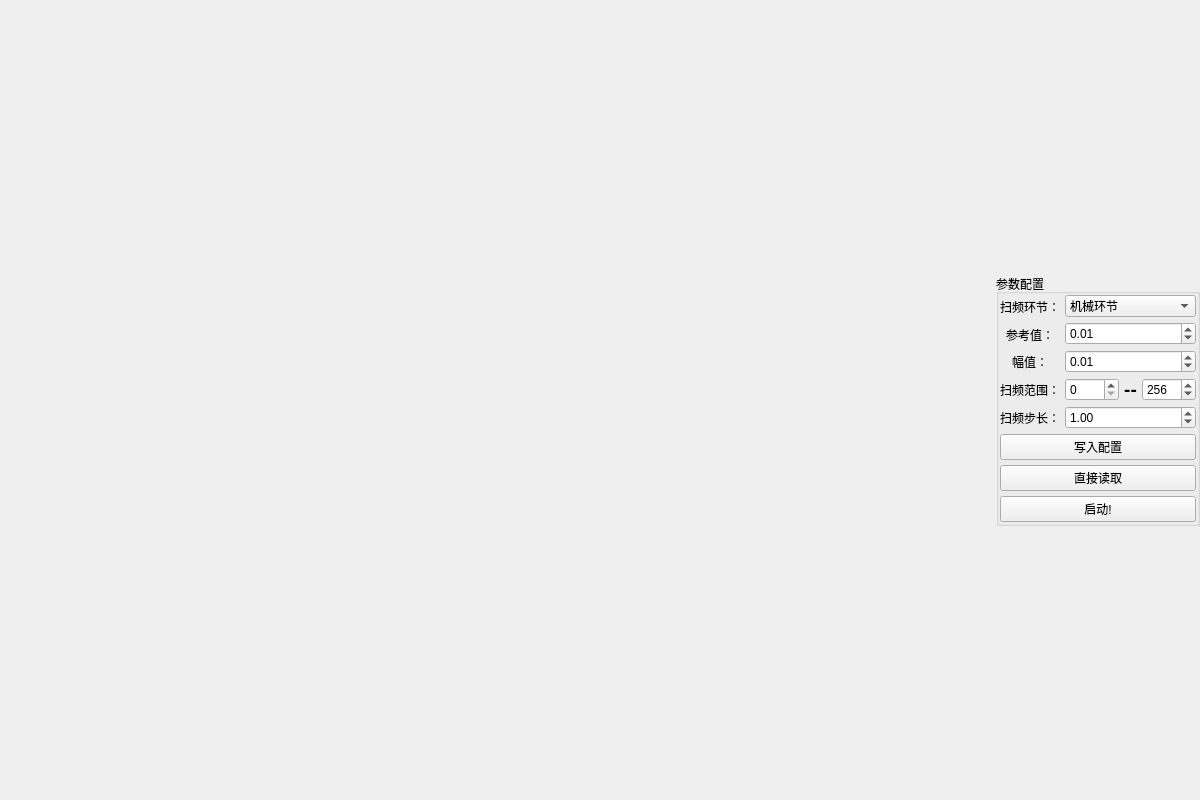
<?xml version="1.0" encoding="UTF-8"?>
<ui version="4.0">
 <class>FRT</class>
 <widget class="QMainWindow" name="FRT">
  <property name="geometry">
   <rect>
    <x>0</x>
    <y>0</y>
    <width>1200</width>
    <height>800</height>
   </rect>
  </property>
  <property name="windowTitle">
   <string>频率响应测试</string>
  </property>
  <property name="windowIcon">
   <iconset resource="../../icon.qrc">
    <normaloff>:/icon/res/icon/scan.png</normaloff>:/icon/res/icon/scan.png</iconset>
  </property>
  <widget class="QWidget" name="centralwidget">
   <layout class="QHBoxLayout" name="horizontalLayout_3">
    <property name="spacing">
     <number>3</number>
    </property>
    <property name="leftMargin">
     <number>0</number>
    </property>
    <property name="topMargin">
     <number>0</number>
    </property>
    <property name="rightMargin">
     <number>0</number>
    </property>
    <property name="bottomMargin">
     <number>0</number>
    </property>
    <item>
     <widget class="AmAndPhGraph" name="bode" native="true"/>
    </item>
    <item>
     <widget class="QGroupBox" name="configGroupBox">
      <property name="sizePolicy">
       <sizepolicy hsizetype="Maximum" vsizetype="Maximum">
        <horstretch>0</horstretch>
        <verstretch>0</verstretch>
       </sizepolicy>
      </property>
      <property name="title">
       <string>参数配置</string>
      </property>
      <layout class="QVBoxLayout" name="verticalLayout_4">
       <property name="spacing">
        <number>5</number>
       </property>
       <property name="leftMargin">
        <number>1</number>
       </property>
       <property name="topMargin">
        <number>1</number>
       </property>
       <property name="rightMargin">
        <number>1</number>
       </property>
       <property name="bottomMargin">
        <number>1</number>
       </property>
       <item>
        <layout class="QHBoxLayout" name="horizontalLayout_2">
         <item>
          <layout class="QVBoxLayout" name="verticalLayout_3">
           <item>
            <widget class="QLabel" name="runModeLbl">
             <property name="text">
              <string>扫频环节：</string>
             </property>
             <property name="alignment">
              <set>Qt::AlignCenter</set>
             </property>
            </widget>
           </item>
           <item>
            <widget class="QLabel" name="refLbl">
             <property name="text">
              <string>参考值：</string>
             </property>
             <property name="alignment">
              <set>Qt::AlignCenter</set>
             </property>
            </widget>
           </item>
           <item>
            <widget class="QLabel" name="amLbl">
             <property name="text">
              <string>幅值：</string>
             </property>
             <property name="alignment">
              <set>Qt::AlignCenter</set>
             </property>
            </widget>
           </item>
           <item>
            <widget class="QLabel" name="freqRangeLbl">
             <property name="text">
              <string>扫频范围：</string>
             </property>
             <property name="alignment">
              <set>Qt::AlignCenter</set>
             </property>
            </widget>
           </item>
           <item>
            <widget class="QLabel" name="StepLbl">
             <property name="text">
              <string>扫频步长：</string>
             </property>
             <property name="alignment">
              <set>Qt::AlignCenter</set>
             </property>
            </widget>
           </item>
          </layout>
         </item>
         <item>
          <layout class="QVBoxLayout" name="verticalLayout_2">
           <item>
            <widget class="QComboBox" name="sectionComboBox">
             <property name="maxCount">
              <number>2</number>
             </property>
             <item>
              <property name="text">
               <string>机械环节</string>
              </property>
             </item>
             <item>
              <property name="text">
               <string>电磁环节</string>
              </property>
             </item>
            </widget>
           </item>
           <item>
            <widget class="QDoubleSpinBox" name="refDoubleSpinBox">
             <property name="value">
              <double>0.010000000000000</double>
             </property>
            </widget>
           </item>
           <item>
            <widget class="QDoubleSpinBox" name="amDoubleSpinBox">
             <property name="value">
              <double>0.010000000000000</double>
             </property>
            </widget>
           </item>
           <item>
            <layout class="QHBoxLayout" name="horizontalLayout">
             <item>
              <widget class="QSpinBox" name="freqRangeMinSpinBox">
               <property name="maximum">
                <number>1000</number>
               </property>
              </widget>
             </item>
             <item>
              <widget class="QLabel" name="label">
               <property name="sizePolicy">
                <sizepolicy hsizetype="Maximum" vsizetype="Preferred">
                 <horstretch>0</horstretch>
                 <verstretch>0</verstretch>
                </sizepolicy>
               </property>
               <property name="font">
                <font>
                 <pointsize>14</pointsize>
                 <weight>75</weight>
                 <bold>true</bold>
                </font>
               </property>
               <property name="text">
                <string>--</string>
               </property>
               <property name="alignment">
                <set>Qt::AlignCenter</set>
               </property>
              </widget>
             </item>
             <item>
              <widget class="QSpinBox" name="freqRangeMaxSpinBox">
               <property name="maximum">
                <number>1000</number>
               </property>
               <property name="value">
                <number>256</number>
               </property>
              </widget>
             </item>
            </layout>
           </item>
           <item>
            <widget class="QDoubleSpinBox" name="stepDoubleSpinBox">
             <property name="value">
              <double>1.000000000000000</double>
             </property>
            </widget>
           </item>
          </layout>
         </item>
        </layout>
       </item>
       <item>
        <layout class="QVBoxLayout" name="verticalLayout">
         <item>
          <widget class="QPushButton" name="writeButton">
           <property name="text">
            <string>写入配置</string>
           </property>
           <property name="icon">
            <iconset resource="../../icon.qrc">
             <normaloff>:/icon/res/icon/write.png</normaloff>:/icon/res/icon/write.png</iconset>
           </property>
          </widget>
         </item>
         <item>
          <widget class="QPushButton" name="readButton">
           <property name="text">
            <string>直接读取</string>
           </property>
           <property name="icon">
            <iconset resource="../../icon.qrc">
             <normaloff>:/icon/res/icon/readData.png</normaloff>:/icon/res/icon/readData.png</iconset>
           </property>
          </widget>
         </item>
         <item>
          <widget class="QPushButton" name="startButton">
           <property name="text">
            <string>启动!</string>
           </property>
           <property name="icon">
            <iconset resource="../../icon.qrc">
             <normaloff>:/icon/res/icon/start.png</normaloff>:/icon/res/icon/start.png</iconset>
           </property>
          </widget>
         </item>
        </layout>
       </item>
      </layout>
     </widget>
    </item>
   </layout>
  </widget>
 </widget>
 <customwidgets>
  <customwidget>
   <class>AmAndPhGraph</class>
   <extends>QWidget</extends>
   <header>amplitudeAndPhaseGraph\amandphgraph.h</header>
   <container>1</container>
  </customwidget>
 </customwidgets>
 <resources>
  <include location="../../icon.qrc"/>
 </resources>
 <connections/>
</ui>
